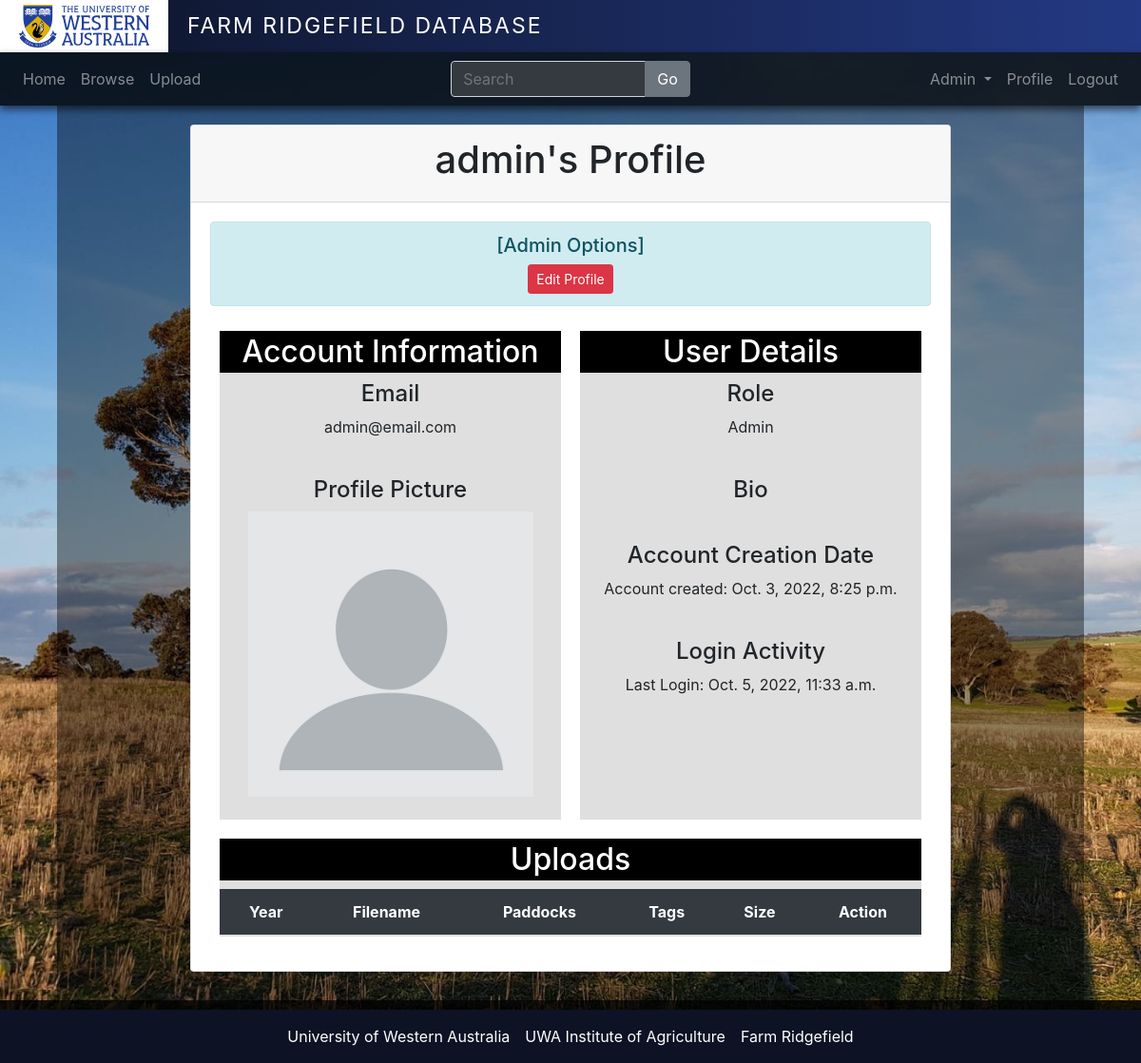
The page /profile/1/ (signed in) on the database as committed earlier.
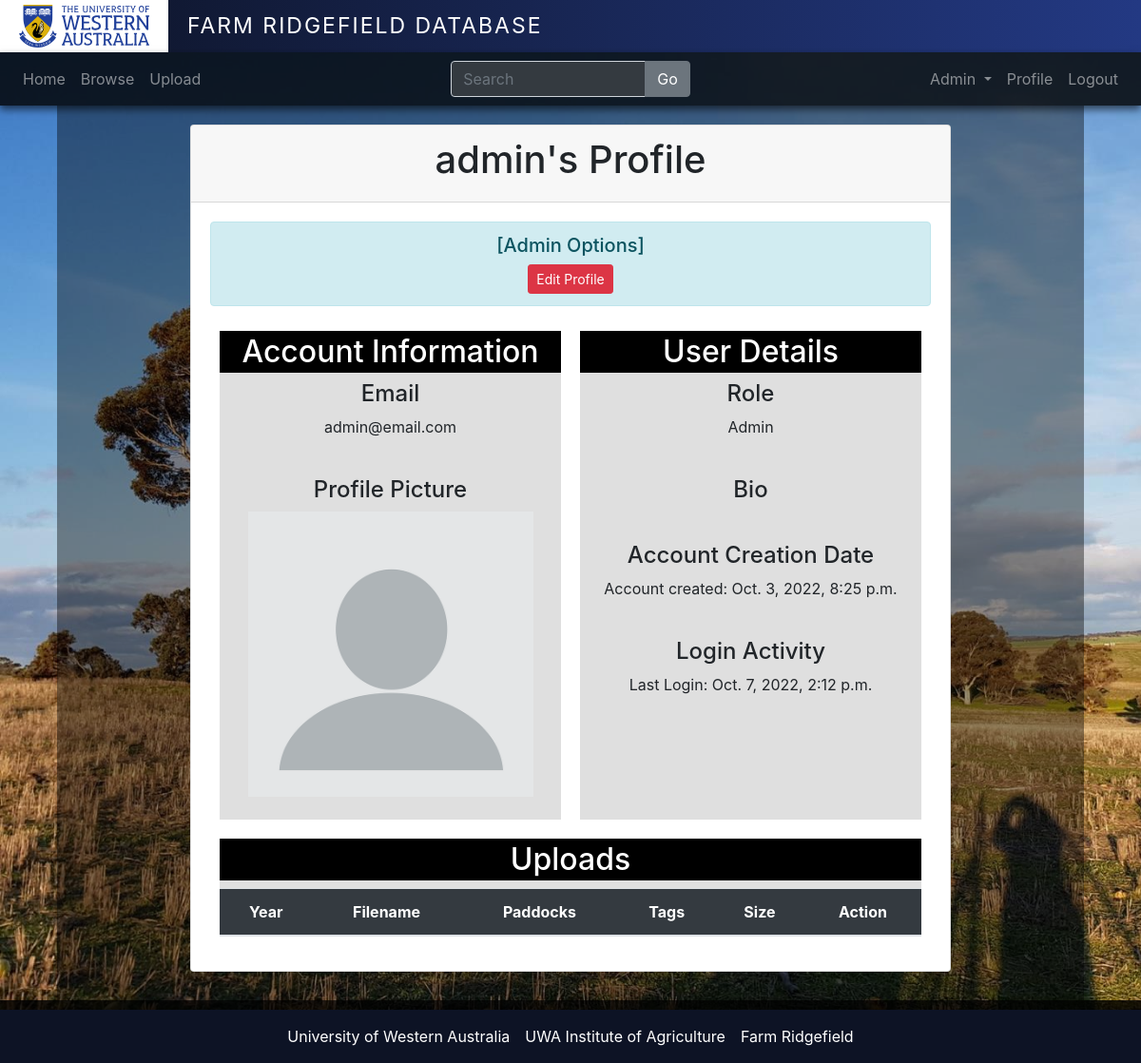
The same page on the database as committed later.
### accounts/models.py (models this page shows, shortened)
class User(AbstractUser):
    id = models.AutoField(primary_key=True)
    email = models.EmailField(unique=True)
    role = models.ForeignKey(Role, on_delete=models.SET_NULL, null=True)
    bio = models.TextField(null=True, blank=True)
    is_active = models.BooleanField(default=False)
    create_time = models.DateTimeField(auto_now_add=True,null=True, blank=True, verbose_name='Registration time')
    picture = models.ImageField(null=True, upload_to='images/', default="images/default_pic.png")
    USERNAME_FIELD = 'email'
    REQUIRED_FIELDS = []
    class Meta:
        ordering = ['create_time']

class Role(models.Model):
    name = models.CharField(max_length=50)
    description = models.TextField(null=True, blank=True)

### core/views.py (the view)
# urls.py: path('profile/<str:pk>/', views.viewProfile, name="profile"),
@login_required(login_url='accounts/login')
def viewProfile(request,pk):
    user = User.objects.get(id=pk)
    files = File.objects.filter(uploader=user, deleted=0)
    context = {'user': user, 'files': files}
    return render(request, 'core/profile.html', context)

### core/templates/core/profile.html (shortened to what this page needs)
{% extends 'main.html' %}
{% block content %}
<div class="page-container">
    <div class="container-backdrop">
      <div class="content-container">
        <div class="card">
            <div class="card-header">
                <div>
                    <h1 style="text-align: center;">{{ user.username }}'s Profile
                    </h1>
                </div>
            </div>
            <div class="card-body" style="overflow: auto;">
                {% if request.user.is_staff == True and request.user != user %}
                        <div class="alert alert-info" style="text-align: center;">
                            <h5>[Admin Options]</h5>
                            <a href="{% url 'edit_profile' user.id %}">
                                <button type="button" class="btn btn-danger btn-sm">Edit Profile</button>
                            </a>
                        </div>
                {% endif %}
                <div class="float">
                    <div class="userinfo1">
                        <h2 class="user-heading">Account Information</h2>
                        <h4>Email</h4>
                        <p>{{ user.email }}</p>
                        <br>
                        <h4>Profile Picture</h4>
                        <div>
                            <img src="{{user.picture.url}}" style="width:300px;height:300px;">
                        </div>
                        <br>
                    </div>
                    <div class='userinfo2'>
                        <h2 class="user-heading" id="user-heading">User Details</h2>
                        <h4>Role</h4>
                        <p>{{ user.role.name }}</p>
                        <br>
                        <h4>Bio</h4>
                        <br>
                        <h4>Account Creation Date</h4>
                        <p>Account created: {{ user.create_time }}</p>
                        <br>
                        <h4>Login Activity</h4>
                        <p>Last Login: {{ user.last_login }}</p>
                    </div>
                </div>
                <div class="userinfo1" style="text-align:center">
                    <h2 class="user-heading">Uploads</h2>
                    <table class="table table-hover">
                        <thead>
                            <tr class="bg-dark text-white">
                                    <th class="sort-profile">Year</th>
                                    <th class="sort-profile">Filename</th>
                                    <th class="sort-profile">Paddocks</th>
                                    <th class="sort-profile">Tags</th>
                                    <th class="sort-profile">Size</th>
                                    <th>Action</th>
                            </tr>
                        </thead>
                    </table>
                </div>
            </div>
        </div>
      </div>
    </div>
</div>
{% endblock content %}

Rows that differ between the two databases and show on the page:
changed User "admin": last_login "Oct. 5, 2022, 11:33 a.m." → "Oct. 7, 2022, 2:12 p.m."
